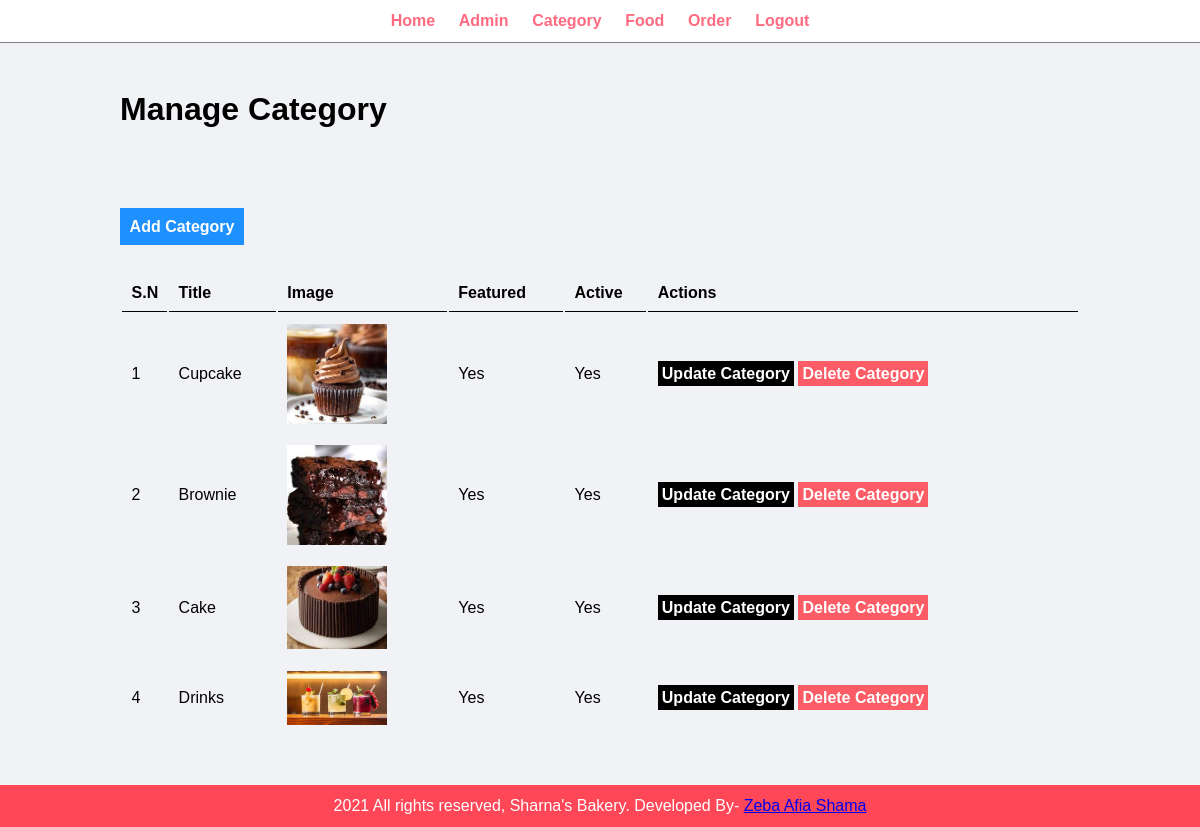
Screenshot of /admin/manage-category.php (signed in) with the database file from the repository.
### tables this page shows
CREATE TABLE `tbl_category` (
  `id` int(10) UNSIGNED NOT NULL,
  `title` varchar(100) NOT NULL,
  `image_name` varchar(255) NOT NULL,
  `featured` varchar(10) NOT NULL,
  `active` varchar(10) NOT NULL
);

### admin/manage-category.php (the view, shortened to what this page needs)
<?php include('partials/menu.php');?>
     <div class="main-content">
         <div class="wrapper">
             <h1>Manage Category</h1>
<br>
<br>
<br>
<br><br>
<a href="<?php echo SITEURL;?>admin/add-category.php" class="btn-primary">Add Category</a>
<br>
<br>
<br>
              <table class="tbl-full">
                 <tr>
                     <th>S.N</th>
                     <th>Title</th>
                     <th>Image</th>
                     <th>Featured</th>
                     <th>Active</th>
                     <th>Actions</th>
                 </tr>
                 <?php
                      $sql="SELECT * FROM tbl_category";
                    $res=mysqli_query($conn,$sql);
                    $count=mysqli_num_rows($res);
                    $sn=1;
                    if($count>0)
                    {
                        while($row=mysqli_fetch_assoc($res))
                        {
                            $id=$row['id'];
                            $title=$row['title'];
                            $image_name=$row['image_name'];
                            $featured=$row['featured'];
                            $active=$row['active'];
                            ?>
                <tr>
                     <td><?php echo $sn++; ?></td>
                     <td><?php echo $title; ?></td>
                     <td>
                     <?php
                    if($image_name!="")
                    {
                        ?>
                        <img src="<?php echo SITEURL; ?>images/category/<?php echo $image_name;?>" width="100px" >
                        <?php
                    }
                    else
                    {
                        echo "<div class='error'>Image not Added</div>";
                    }
                     ?>
                     </td>
                     <td><?php echo $featured; ?></td>
                     <td><?php echo $active; ?></td>
                     <td>
                          <a href="<?php echo SITEURL; ?>admin/update-category.php?id=<?php echo $id;?>" class="btn-secondary">Update Category</a>
                          <a href="<?php echo SITEURL; ?>admin/delete-category.php?id=<?php echo $id;?>&image_name=<?php echo $image_name;?>" class="btn-danger">Delete Category</a>
                     </td>
                 </tr>
                            <?php
                        }
                    }
                    else{
                        ?>
                          <tr>
                               <td colspan="6"><div class="error">No Category Added</div></td>
                          </tr>
                        <?php
                    }
                         ?>
                </table>
          </div>
     </div>
<?php include('partials/footer.php');?>

### css/admin.css (style rules this page uses)
* { margin: 0; padding: 0; font-family: Arial, Helvetica, sans-serif; }
.wrapper { padding: 1%; width: 80%; margin: 0 auto; }
.tbl-full { width: 100%; }
table tr th { border-bottom: 1px solid black; padding: 1%; text-align: left; }
table tr td { padding: 1%; }
.btn-primary { background-color: #1e90ff; padding: 1%; color: white; text-decoration: none; font-weight: bold; }
.btn-secondary { background-color:black; padding: 1%; color: white; text-decoration: none; font-weight: bold; }
.btn-danger { background-color: #fc5c65; padding: 1%; color: white; text-decoration: none; font-weight: bold; }
.main-content { background-color: #f1f2f6; padding: 3% 0; }

### rows the page displays
tbl_category: title "Cupcake", image_name (picture), featured "Yes", active "Yes"
tbl_category: title "Brownie", image_name (picture), featured "Yes", active "Yes"
tbl_category: title "Cake", image_name (picture), featured "Yes", active "Yes"
tbl_category: title "Drinks", image_name (picture), featured "Yes", active "Yes"
